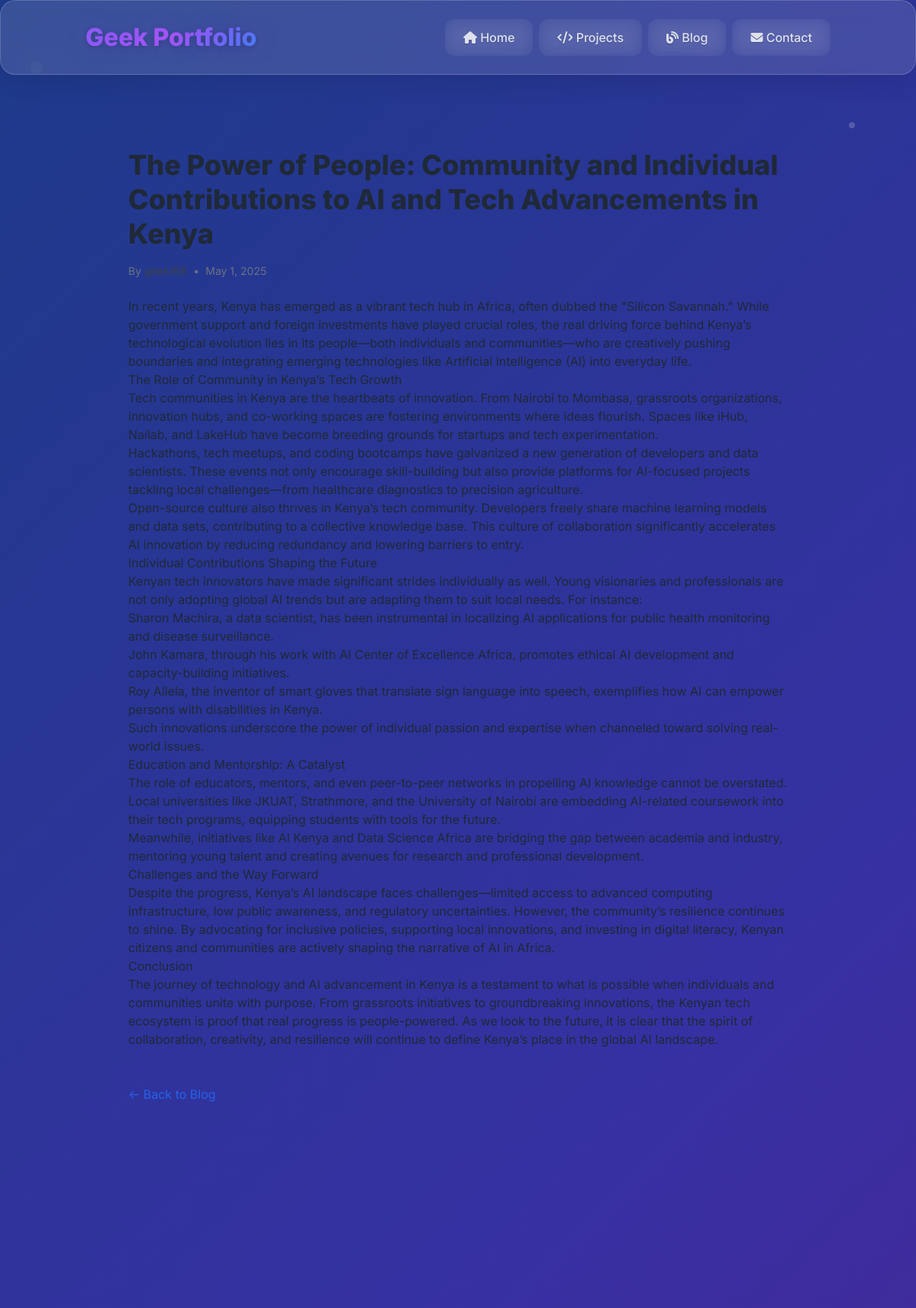
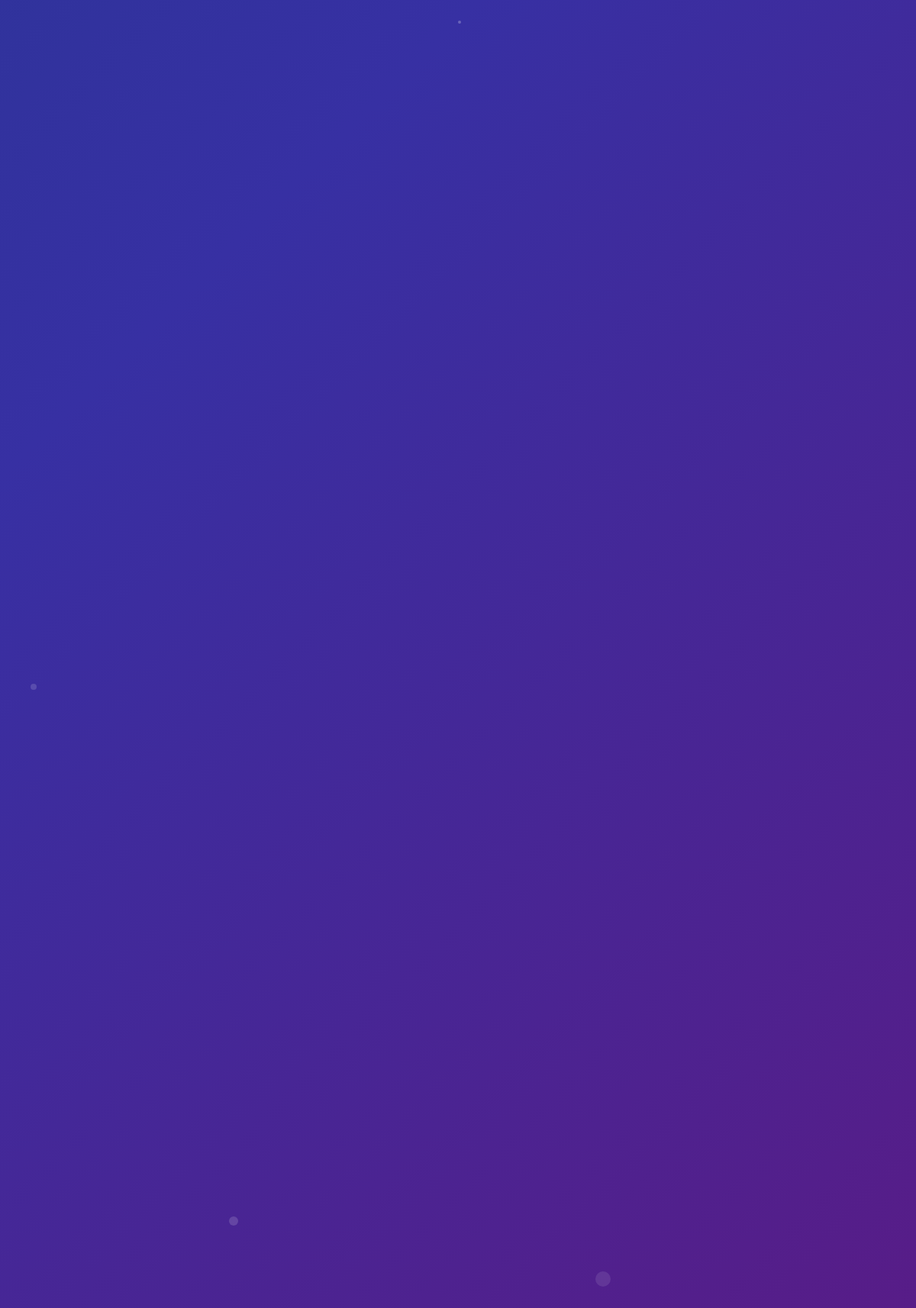
Screenshot of /blog/the-power-of-people-community-and-individual-contr/ with the database file from the repository (2 pictures, top to bottom).
### blog/models.py (models this page shows, shortened)
class Post(models.Model):
    title = models.CharField(max_length=200)
    slug = models.SlugField(unique=True, blank=True)
    author = models.ForeignKey(User, on_delete=models.CASCADE)
    content = models.TextField()
    created_at = models.DateTimeField(auto_now_add=True)
    updated_at = models.DateTimeField(auto_now=True)

### blog/views.py (the view)
# urls.py: path('<slug:slug>/', views.blog_detail, name='blog_detail'),
def blog_detail(request, slug):
    post = get_object_or_404(Post, slug=slug)
    return render(request, 'blog/blog_detail.html', {'post': post})

### templates/blog/blog_detail.html (shortened to what this page needs)
{% extends "base.html" %}
{% load static %}
{% block content %}
<div class="max-w-4xl mx-auto px-4 py-12">
    <h1 class="text-4xl font-extrabold text-gray-800 mb-4 leading-tight">
        {{ post.title }}
    </h1>
    <div class="text-sm text-gray-500 dark:text-gray-400 mb-6 flex items-center space-x-2">
        <span>By <span class="font-medium text-gray-700 ">{{ post.author.get_full_name|default:post.author.username }}</span></span>
        <span>&bull;</span>
        <span>{{ post.created_at|date:"F j, Y" }}</span>
    </div>
    <div class="prose dark:prose-invert prose-lg max-w-none text-gray-800 dark:text-gray-100">
        {{ post.content|linebreaks }}
    </div>
    <div class="mt-12">
        <a href="{% url 'blog_list' %}" class="inline-flex items-center text-blue-600 dark:text-blue-400 hover:underline hover:text-blue-700 dark:hover:text-blue-300 transition">
            &larr; Back to Blog
        </a>
    </div>
</div>
{% endblock %}

### static/css/main.css (style rules this page uses)
:root { --glass-primary: rgba(255, 255, 255, 0.12); --glass-secondary: rgba(255, 255, 255, 0.08); --glass-accent: rgba(139, 69, 233, 0.4); --glass-hover: rgba(255, 255, 255, 0.2); --glass-border: rgba(255, 255, 255, 0.18); --glass-strong: rgba(255, 255, 255, 0.25); --glass-subtle: rgba(255, 255, 255, 0.05); --bg-gradient: linear-gradient(135deg, #1e3a8a 0%, #3730a3 50%, #581c87 100%); --card-gradient: linear-gradient(135deg, rgba(255,255,255,0.15) 0%, rgba(255,255,255,0.08) 100%); --accent-gradient: linear-gradient(135deg, #8b5cf6 0%, #a855f7 50%, #3b82f6 100%); --text-primary: #f8fafc; --text-secondary: rgba(248, 250, 252, 0.85); --text-muted: rgba(248, 250, 252, 0.65); --text-accent: #a78bfa; --text-dark: #0f172a; --shadow-light: rgba(0, 0, 0, 0.1); --shadow-medium: rgba(0, 0, 0, 0.15); --shadow-heavy: rgba(0, 0, 0, 0.25); }
* { margin: 0; padding: 0; box-sizing: border-box; }
body { font-family: 'Inter', -apple-system, BlinkMacSystemFont, 'Segoe UI', sans-serif; background: var(--bg-gradient); background-attachment: fixed; color: var(--text-primary); line-height: 1.6; overflow-x: hidden; }
body::before { content: ''; position: fixed; top: 0; left: 0; width: 100%; height: 100%; background: ; pointer-events: none; z-index: -1; }

### rows the page displays
Post: title "The Power of People: Community and Individual Contributions to AI and Tech Advancements in Kenya", created_at "May 1, 2025", content "In recent years, Kenya has emerged as a vibrant tech hub in Africa, often dubbed the \"Silicon Savannah.\" While government support and foreign investments have played crucial roles, the real driving force behind Kenya’s technological evolution lies in its people—both individuals and communities—who are creatively pushing boundaries and integrating emerging technologies like Artificial Intelligence (AI) into everyday life. The Role of Community in Kenya’s Tech Growth Tech communities in Kenya are the heartbeats of innovation. From Nairobi to Mombasa, grassroots organizations, innovation hubs, and co-working spaces are fostering environments where ideas flourish. Spaces like iHub, Nailab, and…"
